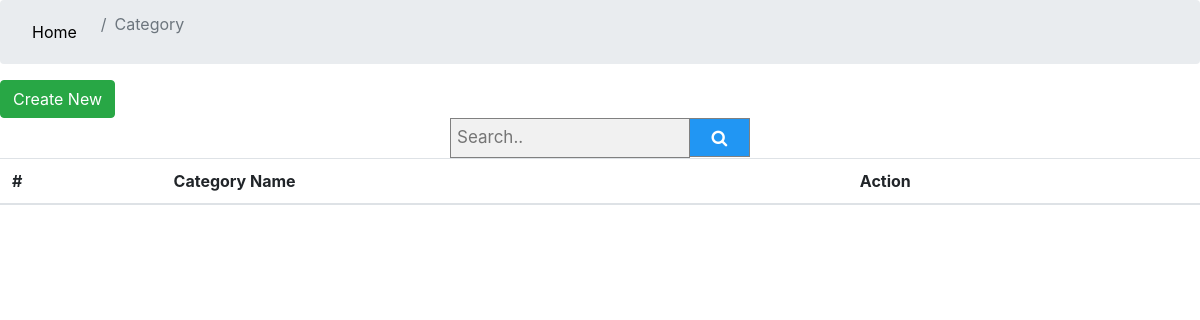
Page /category/index.php on the earlier database version.
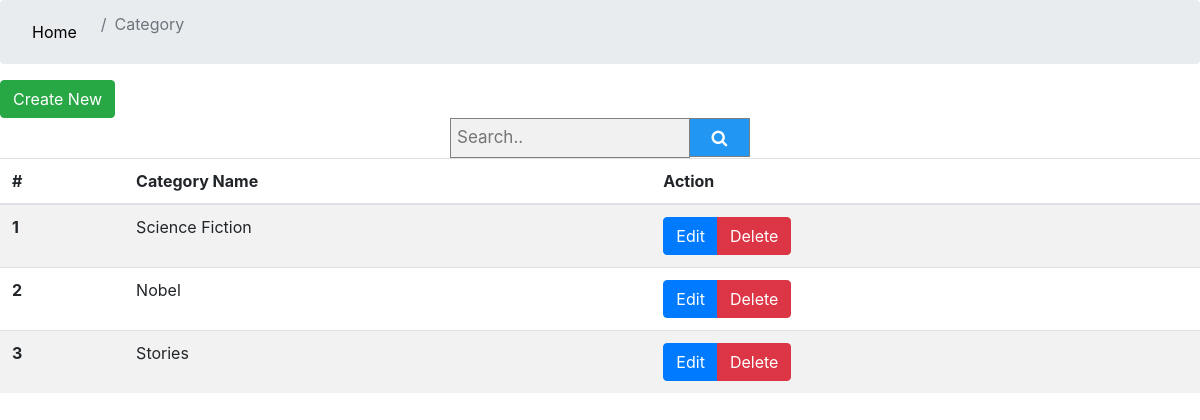
Same page on the later database version.
### tables this page shows
CREATE TABLE `category` (
  `id` int(11) NOT NULL,
  `category_name` varchar(255) NOT NULL
);

### category/index.php (the view, shortened to what this page needs)
<link rel="stylesheet" href="../css/bootstrap.min.css">
<link rel="stylesheet" href="../css/style.css">
<link rel="stylesheet" href="https://cdnjs.cloudflare.com/ajax/libs/font-awesome/4.7.0/css/font-awesome.min.css">
<nav aria-label="breadcrumb">
    <ol class="breadcrumb">
        <li class="breadcrumb-item"><a href="#">Home</a></li>
        <li class="breadcrumb-item active" aria-current="page">Category</li>
    </ol>
</nav>
<div>
    <a class="btn btn-success text-white" href="_form.php"> Create New</a>
    <form class="example" method="post" style="margin:auto;max-width:300px">
        <input type="text" placeholder="Search.." name="search" required>
        <button type="submit" name="submit"><i class="fa fa-search"></i></button>
    </form>
</div>
<table class="table table-striped table-hover table-condensed">
    <thead>
    <tr>
        <th scope="col">#</th>
        <th scope="col">Category Name</th>
        <th scope="col">Action</th>
    </tr>
    </thead>
    <tbody>
    <?php
    include_once("../config.php");
    if (isset($_POST['submit'])) {
        $search = $_POST['search'];
        $sql = "SELECT * FROM category WHERE category_name LIKE '%$search%'";
    } else {
        $sql = "SELECT * FROM category ";
    }
    $result = mysqli_query($connection, $sql);
    $i = 0;
    while ($row = mysqli_fetch_array($result)) {
        ?>
        <tr>
            <th scope="row"><?= ++$i; ?></th>
            <td><?= $row['category_name']; ?></td>
            <td>
                <div class="btn-group" role="group" aria-label="Basic example">
                    <a class="btn btn-primary text-white" href="_form2.php?edit=<?= $row['id'] ?>">Edit</a>
                    <a class="btn btn-danger text-white" href="?delete=<?= $row['id'] ?>">Delete</a>
                </div>
            </td>
        </tr>
        <?php
    }
    ?>
    </tbody>
</table>

Differences in the rows shown:
added category: category_name "Science Fiction"
added category: category_name "Nobel"
added category: category_name "Stories"
